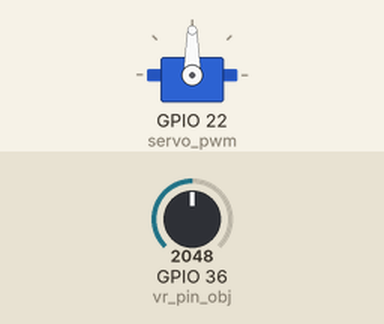
The program below on a simulated ESP32 board running MicroPython. On the bench: servo. The test bench sets the inputs (shaded band); at power-on: GPIO 36 (vr_pin_obj) = 2048 (analog values on the 0–4095 scale). Servo angles are drawn from the pulse width (0.5 ms = 0°, 2.5 ms = 180°); what the program prints to the serial console is not drawn.

Above: at 1.2 s.
1.3 s: GPIO 36 (vr_pin_obj) set to 2540
At 2.3 s:
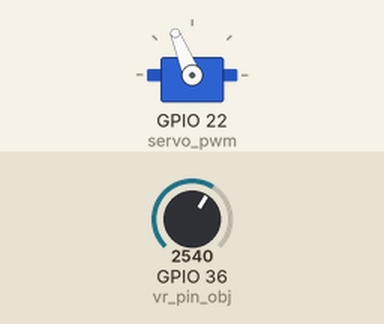
2.8 s: GPIO 36 (vr_pin_obj) set to 2866
At 3.8 s:
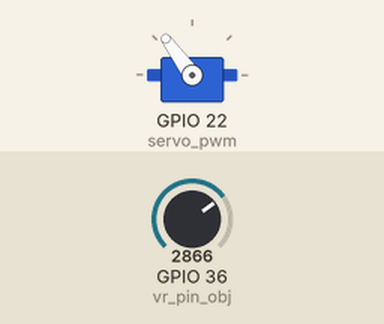
4.3 s: GPIO 36 (vr_pin_obj) set to 3603
At 5.5 s:
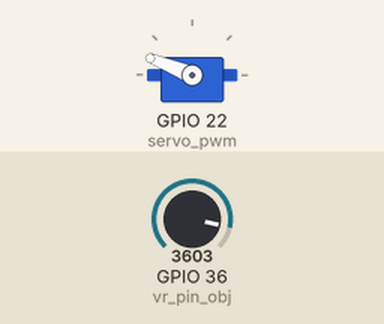
5.8 s: GPIO 36 (vr_pin_obj) set to 4095
At 7.0 s:
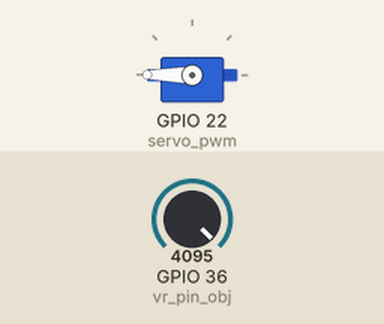
7.3 s: GPIO 36 (vr_pin_obj) set to 1228
At 7.9 s:
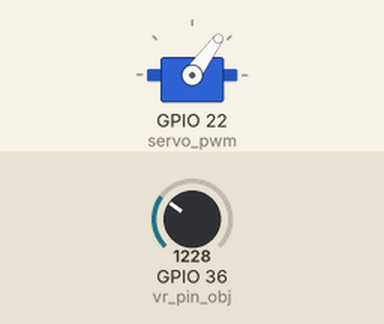
8.8 s: GPIO 36 (vr_pin_obj) set to 2047
At 9.3 s:
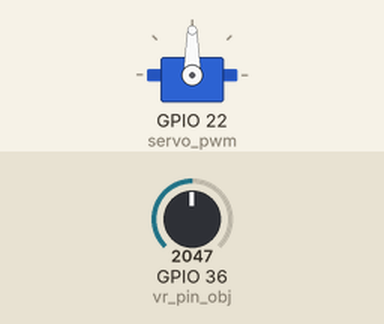
Timing chart, 0 to 11.3 s (numbered marks = the images above; inputs shaded):
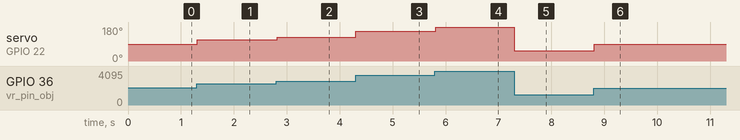

Measured:
- after the input at 1.3 s, servo on GPIO 22 (servo_pwm): 90° → 112° at once
- after the input at 2.8 s, servo on GPIO 22 (servo_pwm): 112° → 126° at once
- after the input at 4.3 s, servo on GPIO 22 (servo_pwm): 126° → 158° at once
- after the input at 5.8 s, servo on GPIO 22 (servo_pwm): 158° → 180° at once
- after the input at 7.3 s, servo on GPIO 22 (servo_pwm): 180° → 54° at once
- after the input at 8.8 s, servo on GPIO 22 (servo_pwm): 54° → 90° at once

The program:

12-1.py
```python
# -*- coding: UTF-8 -*-

# 🧪 實驗 #12-1： 使用可變電阻轉動伺服馬達
# ----------------------------------------------------
# 執行環境：
#   - MicroPython v1.24.0
#   - ESP32-DevKitC
# 硬體接線：
#   - 可變電阻(VR) -> GPIO36 (ADC1_CH0)
#   - SG90 伺服馬達 -> GPIO22
# ----------------------------------------------------

from machine import Pin, ADC, PWM
import time

# --- 硬體與參數設定 ---
# 可變電阻連接的 ADC 引腳
VR_PIN = 36
# 伺服馬達連接的 PWM 引腳
SERVO_PIN = 22

# 伺服馬達 PWM 頻率 (標準伺服馬達通常為 50Hz)
SERVO_FREQ = 50

# ESP32 ADC 的解析度為 12-bit，所以範圍是 0-4095
ADC_MIN = 0
ADC_MAX = 4095

# SG90 伺服馬達的脈衝寬度範圍 (單位: 微秒 us)
# 0   度角 -> 約 500us
# 180 度角 -> 約 2500us
# 注意：不同廠牌的伺服馬達可能有些微差異，可微調此處數值
SERVO_MIN_PULSE_US = 500
SERVO_MAX_PULSE_US = 2500

# --- 核心函式 ---

def map_value(x, in_min, in_max, out_min, out_max):
    """
    將一個數值從一個範圍線性對應到另一個範圍。
    (線性插值法)
    """
    return (x - in_min) * (out_max - out_min) / (in_max - in_min) + out_min

def pulse_us_to_duty_u16(pulse_us, freq=50):
    """
    將指定的脈衝寬度(us)轉換為 PWM 的 duty_u16 數值。
    duty_u16 的範圍是 0 - 65535。
    """
    # 計算 PWM 週期 (單位: us)
    period_us = 1_000_000 / freq
    # 計算 duty cycle
    duty_cycle = pulse_us / period_us
    # 轉換為 16-bit 的 duty value
    return int(duty_cycle * 65535)

# --- 硬體初始化 ---

# 1. 初始化 ADC
# 設定 ADC Pin
vr_pin_obj = Pin(VR_PIN, Pin.IN)
# 建立 ADC 物件
vr_adc = ADC(vr_pin_obj)
# 設定衰減，讓 ADC 可以讀取 0V-3.3V 的完整電壓範圍
vr_adc.atten(ADC.ATTN_11DB)
# 設定 ADC 解析度為 12-bit (0-4095)
vr_adc.width(ADC.WIDTH_12BIT)

# 2. 初始化 PWM
# 建立 PWM 物件
servo_pwm = PWM(Pin(SERVO_PIN, Pin.OUT), freq=SERVO_FREQ)

print("✅ 伺服馬達與可變電阻初始化完成。")
print("開始轉動可變電阻來控制伺服馬達...")

# --- 主迴圈 ---

try:
    while True:
        # 1. 讀取可變電阻的 ADC 數值 (0-4095)
        adc_value = vr_adc.read()

        # 2. 將 ADC 數值對應到伺服馬達的脈衝寬度 (500us - 2500us)
        pulse_width = map_value(adc_value, ADC_MIN, ADC_MAX, SERVO_MIN_PULSE_US, SERVO_MAX_PULSE_US)

        # 3. 將脈衝寬度轉換為 PWM 的 duty_u16 數值
        duty = pulse_us_to_duty_u16(pulse_width, SERVO_FREQ)

        # 4. 設定伺服馬達的 PWM duty cycle，使其轉動到對應角度
        servo_pwm.duty_u16(duty)

        # 為了避免迴圈過快消耗過多CPU資源，可以加入一個極短的延遲。
        # 這個延遲時間(20ms)剛好等於伺服馬達的一個控制週期(50Hz)，
        # 既能穩定控制，也符合非阻塞的精神。
        time.sleep_ms(20)

except KeyboardInterrupt:
    print("\n⏹️ 偵測到使用者中斷程式...")

finally:
    # 程式結束時，釋放 PWM 資源，停止發送訊號
    servo_pwm.deinit()
    print("PWM 資源已釋放，程式安全結束。")
```
